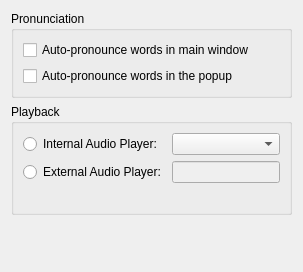
     <widget class="QWidget" name="tab_audio">
      <attribute name="icon">
       <iconset resource="../../resources.qrc">
        <normaloff>:/icons/playsound_color.svg</normaloff>:/icons/playsound_color.svg</iconset>
      </attribute>
      <attribute name="title">
       <string>&amp;Audio</string>
      </attribute>
      <layout class="QVBoxLayout" name="verticalLayout_7">
       <item>
        <widget class="QGroupBox" name="groupBox_3">
         <property name="title">
          <string>Pronunciation</string>
         </property>
         <layout class="QVBoxLayout" name="verticalLayout_15">
          <item>
           <widget class="QCheckBox" name="pronounceOnLoadMain">
            <property name="text">
             <string>Auto-pronounce words in main window</string>
            </property>
           </widget>
          </item>
          <item>
           <widget class="QCheckBox" name="pronounceOnLoadPopup">
            <property name="text">
             <string>Auto-pronounce words in the popup</string>
            </property>
           </widget>
          </item>
         </layout>
        </widget>
       </item>
       <item>
        <widget class="QGroupBox" name="groupBox_4">
         <property name="title">
          <string>Playback</string>
         </property>
         <layout class="QGridLayout" name="gridLayout_audioPlayer">
          <item row="0" column="0">
           <widget class="QRadioButton" name="useInternalPlayer">
            <property name="toolTip">
             <string>Play audio files via built-in audio support</string>
            </property>
            <property name="text">
             <string>Internal Audio Player:</string>
            </property>
           </widget>
          </item>
          <item row="0" column="1">
           <widget class="QComboBox" name="internalPlayerBackend">
            <property name="accessibleName">
             <string>Internal audio player backend</string>
            </property>
            <property name="toolTip">
             <string>Choose audio back end</string>
            </property>
           </widget>
          </item>
          <item row="1" column="0">
           <widget class="QRadioButton" name="useExternalPlayer">
            <property name="toolTip">
             <string>Use any external audio player to play audio files</string>
            </property>
            <property name="text">
             <string>External Audio Player:</string>
            </property>
           </widget>
          </item>
          <item row="1" column="1">
           <widget class="QLineEdit" name="audioPlaybackProgram">
            <property name="accessibleName">
             <string>External audio player program</string>
            </property>
            <property name="enabled">
             <bool>false</bool>
            </property>
            <property name="toolTip">
             <string>Enter audio player command line</string>
            </property>
           </widget>
          </item>
          <item row="2" column="0" colspan="2">
           <widget class="QLabel" name="externalPlayerHint">
            <property name="textFormat">
             <enum>Qt::RichText</enum>
            </property>
            <property name="wordWrap">
             <bool>true</bool>
            </property>
           </widget>
          </item>
         </layout>
        </widget>
       </item>
       <item>
        <spacer name="verticalSpacer_2">
         <property name="orientation">
          <enum>Qt::Vertical</enum>
         </property>
         <property name="sizeHint" stdset="0">
          <size>
           <width>20</width>
           <height>46</height>
          </size>
         </property>
        </spacer>
       </item>
      </layout>
     </widget>
